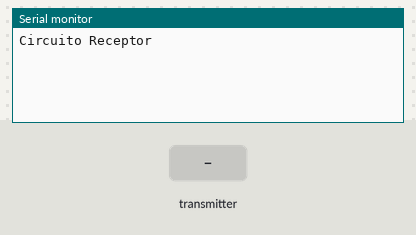
Bench run of a sketch on a simulated ESP32. Parts: the last lines printed to the serial monitor. The inputs (shaded band) are chosen by the test bench. No radio packets arrive unless stated.

Above: at 1.2 s.
1.3 s: the transmitter starts sending datoRecibido = 0
At 2.1 s:
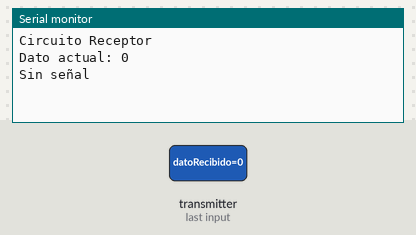
2.8 s: the transmitter starts sending datoRecibido = 1024
At 4.1 s:
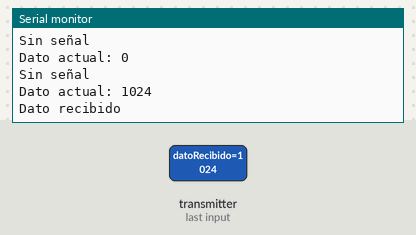

Measured:
- after the input at 1.3 s, the serial monitor: prints a new line at once (image 1)
- after the input at 2.8 s, the serial monitor: prints a new line after 0.50 s (image 2)

The sketch:

Practica_Frecuencia_Transmisor.ino
```cpp
// CÓDIGO PARA ESP32-WROOM-32

//NRF24L01 PA/LNA Wireless LED Control
//Código Receptor

#include <SPI.h>
#include <RF24.h>
#include <nRF24L01.h>

RF24 radio(2, 5);   // CE, CSN
const byte address[6] = "12321"; // Canal de comunicación
int datoRecibido = 0; // Variable receptora


void setup() {
  Serial.begin(115200);

  // Inicializacion de pines del módulo NRF24L01
  SPI.begin(18, 19, 23, 5);

  Serial.println("\nCircuito Receptor");

  //Verificación del modulo NRF24L01, si es que la detecta
  if (!radio.begin()) {
    Serial.println("No se detecta el nRF24L01");
    while (1);
  }

  radio.openReadingPipe(1, address); // Abre el canal y usa la dirección
  radio.setPALevel(RF24_PA_LOW);  // Ajusta el nivel de potencia
  radio.startListening(); // Activa el modo recepción
}

void loop() {
  // Verifica si hay datos del transmisor
  if (radio.available()) {
    // Lee el dato y lo guarda
    radio.read(&datoRecibido, sizeof(datoRecibido));

    // Muestra el dato recibido
    Serial.print("\nDato actual: ");
    Serial.println(datoRecibido);

    // Valida si se recibió
    if (datoRecibido > 0) {
      Serial.println("Dato recibido");
    } else {
      Serial.println("Sin señal");
    }
    delay(1000); // Espera un 1 segundo
  }
}
```
